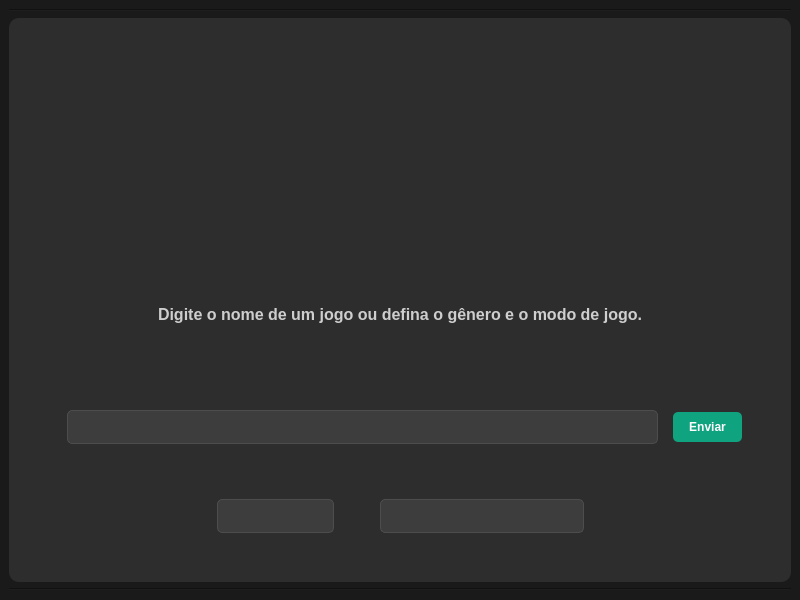
<?xml version="1.0" encoding="UTF-8"?>
<ui version="4.0">
 <class>MainWindow</class>
 <widget class="QMainWindow" name="MainWindow">
  <property name="geometry">
   <rect>
    <x>0</x>
    <y>0</y>
    <width>800</width>
    <height>600</height>
   </rect>
  </property>
  <property name="windowTitle">
   <string>MainWindow</string>
  </property>
  <property name="styleSheet">
   <string notr="true">background-color: #1a1a1a;</string>
  </property>
  <widget class="QWidget" name="centralwidget">
   <layout class="QGridLayout" name="gridLayout_3">
    <item row="0" column="0">
     <layout class="QVBoxLayout" name="verticalLayout">
      <item>
       <widget class="Line" name="inicial_line">
        <property name="styleSheet">
         <string notr="true">line {
    height: 3px; /* Espessura da linha */
    width: 100%; /* Largura total */
    background: linear-gradient(90deg, #ff6f91, #ff9671, #ffc75f); /* Gradiente suave */
    border-radius: 5px; /* Borda arredondada */
    box-shadow: 0 0 10px rgba(255, 255, 255, 0.1); /* Brilho suave */
    margin: 20px 0; /* Espaçamento vertical */
}

/* Adicionando animação ao gradiente */
line.animated {
    background-size: 200% 200%; /* Permite o deslocamento */
    animation: gradientMove 3s infinite; /* Animação contínua */
}

color: rgb(255, 255, 255);</string>
        </property>
        <property name="orientation">
         <enum>Qt::Orientation::Horizontal</enum>
        </property>
       </widget>
      </item>
      <item>
       <widget class="QFrame" name="frame">
        <property name="styleSheet">
         <string notr="true">background-color: #2d2d2d;
border-radius: 10px;</string>
        </property>
        <property name="frameShape">
         <enum>QFrame::Shape::StyledPanel</enum>
        </property>
        <property name="frameShadow">
         <enum>QFrame::Shadow::Raised</enum>
        </property>
        <layout class="QGridLayout" name="gridLayout_2">
         <item row="2" column="0">
          <widget class="QLabel" name="imagem_label">
           <property name="text">
            <string/>
           </property>
           <property name="pixmap">
            <pixmap>../assets/icons8-controle-64.png</pixmap>
           </property>
           <property name="scaledContents">
            <bool>false</bool>
           </property>
           <property name="alignment">
            <set>Qt::AlignmentFlag::AlignCenter</set>
           </property>
          </widget>
         </item>
         <item row="0" column="0">
          <spacer name="imagem_verticalSpacer">
           <property name="orientation">
            <enum>Qt::Orientation::Vertical</enum>
           </property>
           <property name="sizeType">
            <enum>QSizePolicy::Policy::Minimum</enum>
           </property>
           <property name="sizeHint" stdset="0">
            <size>
             <width>20</width>
             <height>40</height>
            </size>
           </property>
          </spacer>
         </item>
         <item row="8" column="0">
          <spacer name="filtro_verticalSpacer">
           <property name="orientation">
            <enum>Qt::Orientation::Vertical</enum>
           </property>
           <property name="sizeType">
            <enum>QSizePolicy::Policy::Minimum</enum>
           </property>
           <property name="sizeHint" stdset="0">
            <size>
             <width>20</width>
             <height>40</height>
            </size>
           </property>
          </spacer>
         </item>
         <item row="7" column="0">
          <layout class="QHBoxLayout" name="horizontalLayout_2">
           <item>
            <spacer name="esquerda_filtro_horizontalSpacer">
             <property name="orientation">
              <enum>Qt::Orientation::Horizontal</enum>
             </property>
             <property name="sizeType">
              <enum>QSizePolicy::Policy::Expanding</enum>
             </property>
             <property name="sizeHint" stdset="0">
              <size>
               <width>40</width>
               <height>20</height>
              </size>
             </property>
            </spacer>
           </item>
           <item>
            <widget class="QComboBox" name="genero_comboBox">
             <property name="styleSheet">
              <string notr="true"> QComboBox {
                padding: 8px;
                background-color: #3d3d3d;
                border: 1px solid #4d4d4d;
                border-radius: 5px;
                color: white;
            }
            QComboBox:drop-down {
                border: none;
            }
            QComboBox:down-arrow {
                image: none;
                border: none;
            }
            QComboBox QAbstractItemView {
                background-color: #3d3d3d;
                color: white;
                selection-background-color: #10a37f;
            }</string>
             </property>
             <item>
              <property name="text">
               <string/>
              </property>
             </item>
             <item>
              <property name="text">
               <string>TODOS</string>
              </property>
             </item>
             <item>
              <property name="text">
               <string>Ação</string>
              </property>
             </item>
             <item>
              <property name="text">
               <string>Aventura</string>
              </property>
             </item>
             <item>
              <property name="text">
               <string>RPG</string>
              </property>
             </item>
             <item>
              <property name="text">
               <string>Roguelike</string>
              </property>
             </item>
             <item>
              <property name="text">
               <string>Simulação</string>
              </property>
             </item>
             <item>
              <property name="text">
               <string>Corrida</string>
              </property>
             </item>
             <item>
              <property name="text">
               <string>Esportes</string>
              </property>
             </item>
             <item>
              <property name="text">
               <string>FPS</string>
              </property>
             </item>
             <item>
              <property name="text">
               <string>Hack and Lash</string>
              </property>
             </item>
            </widget>
           </item>
           <item>
            <spacer name="centro_filtro_horizontalSpacer">
             <property name="orientation">
              <enum>Qt::Orientation::Horizontal</enum>
             </property>
             <property name="sizeType">
              <enum>QSizePolicy::Policy::Fixed</enum>
             </property>
             <property name="sizeHint" stdset="0">
              <size>
               <width>40</width>
               <height>20</height>
              </size>
             </property>
            </spacer>
           </item>
           <item>
            <widget class="QComboBox" name="categoria_comboBox">
             <property name="styleSheet">
              <string notr="true"> QComboBox {
                padding: 8px;
                background-color: #3d3d3d;
                border: 1px solid #4d4d4d;
                border-radius: 5px;
                color: white;
            }
            QComboBox:drop-down {
                border: none;
            }
            QComboBox:down-arrow {
                image: none;
                border: none;
            }
            QComboBox QAbstractItemView {
                background-color: #3d3d3d;
                color: white;
                selection-background-color: #10a37f;
            }</string>
             </property>
             <item>
              <property name="text">
               <string/>
              </property>
             </item>
             <item>
              <property name="text">
               <string>TODOS</string>
              </property>
             </item>
             <item>
              <property name="text">
               <string>Cooperativo</string>
              </property>
             </item>
             <item>
              <property name="text">
               <string>Cooperativo On-line</string>
              </property>
             </item>
             <item>
              <property name="text">
               <string>MMO</string>
              </property>
             </item>
             <item>
              <property name="text">
               <string>Multijogador</string>
              </property>
             </item>
             <item>
              <property name="text">
               <string>Multijogardo Local e em Grupo</string>
              </property>
             </item>
             <item>
              <property name="text">
               <string>Rede Local (LAN)</string>
              </property>
             </item>
             <item>
              <property name="text">
               <string>Um Jogador</string>
              </property>
             </item>
            </widget>
           </item>
           <item>
            <spacer name="direita_filtro_horizontalSpacer">
             <property name="orientation">
              <enum>Qt::Orientation::Horizontal</enum>
             </property>
             <property name="sizeType">
              <enum>QSizePolicy::Policy::Expanding</enum>
             </property>
             <property name="sizeHint" stdset="0">
              <size>
               <width>40</width>
               <height>20</height>
              </size>
             </property>
            </spacer>
           </item>
          </layout>
         </item>
         <item row="5" column="0">
          <layout class="QHBoxLayout" name="horizontalLayout">
           <item>
            <widget class="QFrame" name="frame_menu">
             <property name="frameShape">
              <enum>QFrame::Shape::StyledPanel</enum>
             </property>
             <property name="frameShadow">
              <enum>QFrame::Shadow::Raised</enum>
             </property>
             <layout class="QGridLayout" name="gridLayout">
              <item row="0" column="1">
               <widget class="QLineEdit" name="campo_pesquisa_lineEdit">
                <property name="styleSheet">
                 <string notr="true">QLineEdit {
                padding: 8px;
                background-color: #3d3d3d;
                border: 1px solid #4d4d4d;
                border-radius: 5px;
                color: #ffffff;
            }
            QLineEdit:focus {
                border: 1px solid #10a37f;
            }</string>
                </property>
               </widget>
              </item>
              <item row="0" column="0">
               <spacer name="esquerda_horizontalSpacer">
                <property name="orientation">
                 <enum>Qt::Orientation::Horizontal</enum>
                </property>
                <property name="sizeType">
                 <enum>QSizePolicy::Policy::Fixed</enum>
                </property>
                <property name="sizeHint" stdset="0">
                 <size>
                  <width>40</width>
                  <height>20</height>
                 </size>
                </property>
               </spacer>
              </item>
             </layout>
            </widget>
           </item>
           <item>
            <widget class="QPushButton" name="enviar_pushButton">
             <property name="styleSheet">
              <string notr="true">QPushButton {
                background-color: #10a37f;
                color: white;
                border: none;
                padding: 8px 16px;
                border-radius: 5px;
                font-weight: bold;
            }

 QPushButton:hover {
                background-color: #0d816a;
		}</string>
             </property>
             <property name="text">
              <string>Enviar</string>
             </property>
            </widget>
           </item>
           <item>
            <spacer name="direita_horizontalSpacer">
             <property name="orientation">
              <enum>Qt::Orientation::Horizontal</enum>
             </property>
             <property name="sizeType">
              <enum>QSizePolicy::Policy::Fixed</enum>
             </property>
             <property name="sizeHint" stdset="0">
              <size>
               <width>40</width>
               <height>20</height>
              </size>
             </property>
            </spacer>
           </item>
          </layout>
         </item>
         <item row="6" column="0">
          <spacer name="separa_menu_filtro_verticalSpacer">
           <property name="orientation">
            <enum>Qt::Orientation::Vertical</enum>
           </property>
           <property name="sizeType">
            <enum>QSizePolicy::Policy::Maximum</enum>
           </property>
           <property name="sizeHint" stdset="0">
            <size>
             <width>20</width>
             <height>40</height>
            </size>
           </property>
          </spacer>
         </item>
         <item row="3" column="0">
          <widget class="QLabel" name="texto_introducao_label">
           <property name="styleSheet">
            <string notr="true">font-size: 1.875rem;
color: rgb(206, 206, 206);
font-weight: 600;
line-height: 2.25rem;</string>
           </property>
           <property name="text">
            <string>&lt;html&gt;&lt;head/&gt;&lt;body&gt;&lt;p align=&quot;center&quot;&gt;&lt;span style=&quot; font-size:12pt; font-weight:700;&quot;&gt;Digite o nome de um jogo ou defina o gênero e o modo de jogo.&lt;/span&gt;&lt;/p&gt;&lt;/body&gt;&lt;/html&gt;</string>
           </property>
          </widget>
         </item>
        </layout>
       </widget>
      </item>
      <item>
       <widget class="Line" name="final_line">
        <property name="styleSheet">
         <string notr="true">custom-line {
    height: 3px; /* Espessura da linha */
    width: 100%; /* Largura total */
    background: linear-gradient(90deg, #ff6f91, #ff9671, #ffc75f); /* Gradiente suave */
    border-radius: 5px; /* Borda arredondada */
    box-shadow: 0 0 10px rgba(255, 255, 255, 0.1); /* Brilho suave */
    margin: 20px 0; /* Espaçamento vertical */
}

/* Adicionando animação ao gradiente */
.custom-line.animated {
    background-size: 200% 200%; /* Permite o deslocamento */
    animation: gradientMove 3s infinite; /* Animação contínua */
}</string>
        </property>
        <property name="orientation">
         <enum>Qt::Orientation::Horizontal</enum>
        </property>
       </widget>
      </item>
     </layout>
    </item>
   </layout>
  </widget>
 </widget>
 <resources/>
 <connections/>
</ui>
